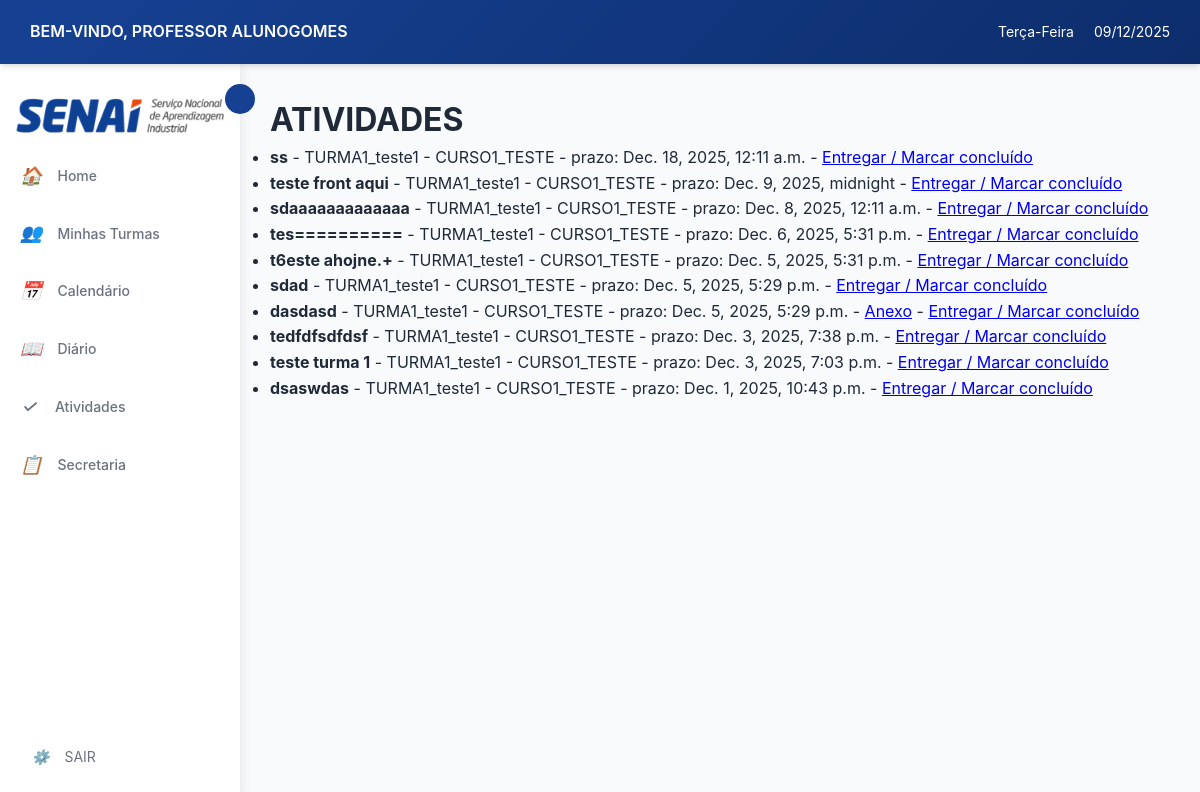
/atividades/aluno/atividades/ (signed in), run on an earlier commit of the app's database.
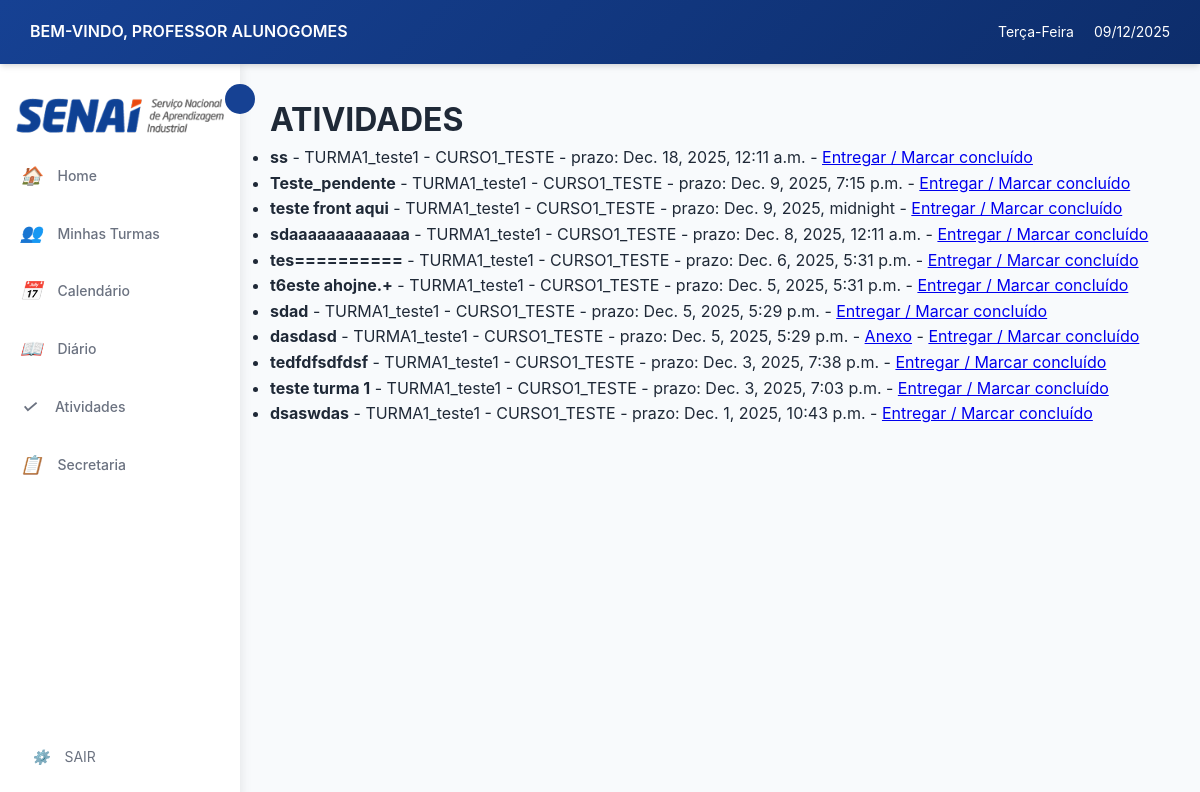
And on a later commit of the database.
### login/models.py (models this page shows, shortened)
class Usuario(AbstractUser):
    TIPO_USUARIO = [
        ('aluno', 'Aluno'),
        ('professor', 'Professor'),
        ('secretaria', 'Secretaria'),
    ]
    usuario_id = models.AutoField(primary_key=True)
    nome = models.CharField('Nome', max_length=100, blank=True, null=True)
    sobrenome = models.CharField('Sobrenome', max_length=100, blank=True, null=True)
    email = models.EmailField('E-mail', unique=True, default=None)
    data_nascimento = models.DateField('Data de Nascimento', blank=True, null=True)
    contato = models.CharField(max_length=20, unique=True, blank=True, null=True)
    cpf = models.CharField(max_length=14, unique=True, blank=True, null=True)
    endereco = models.TextField('Endereço', blank=True, null=True)
    tipo = models.CharField(max_length=10, choices=TIPO_USUARIO)
    USERNAME_FIELD = 'email'
    REQUIRED_FIELDS = ['nome','sobrenome','cpf', 'tipo', 'username']
    class Meta:
        db_table = 'Usuario'

### atividades/models.py (models this page shows)
class Atividade(models.Model):
    TIPO_ARQUIVO = [
        ('pdf', 'PDF'),
        ('doc', 'DOC'),
        ('docx', 'DOCX'),
        ('imagem', 'Imagem'),
        ('outro', 'Outro'),
    ]
    atividade_id = models.AutoField(primary_key=True)
    turma = models.ForeignKey('cursos.Turma', on_delete=models.CASCADE)
    tipo = models.ForeignKey(TipoAtividade, on_delete=models.SET_NULL, null=True, blank=True) # Novo campo
    titulo = models.CharField(max_length=200)
    descricao = models.TextField(blank=True, null=True)
    tipo_material = models.CharField(max_length=10, choices=TIPO_ARQUIVO, blank=True, null=True)
    url_material = models.URLField(blank=True, null=True)
    arquivo = models.FileField(upload_to='atividades_files/', blank=True, null=True)
    data_entrega = models.DateTimeField(blank=True, null=True)
    class Meta:
        db_table = 'Atividades'

### cursos/models.py (models this page shows, shortened)
class Turma(models.Model):
    TIPO_AULA = [
        ('presencial', 'Presencial'),
        ('semi', 'Semi-presencial'),
        ('ead', 'EAD'),
    ]
    turma_id = models.AutoField(primary_key=True)
    nome = models.CharField(max_length=100, null=True, blank=True)
    curso = models.ForeignKey(Curso, on_delete=models.CASCADE)
    professor = models.ForeignKey('login.professor', on_delete=models.SET_NULL,  # Ou models.SET_DEFAULT
        null=True,                  # Permite NULL
        blank=True,
        default=None)
    data_inicio = models.DateField()
    data_fim = models.DateField( null=True, blank=True)
    dias_semana = models.CharField(max_length=50)
    entrada_horas = models.CharField(max_length=100, null=True, blank=True)
    saida_horas = models.CharField(max_length=100, null=True, blank=True)
    tipo = models.CharField(max_length=10, choices=TIPO_AULA)
    status = models.BooleanField(default=True)
    class Meta:
        db_table = 'Turma'
    def __str__(self):
        if self.nome and self.curso:
            return f"{self.nome} - {self.curso.nome}"
        elif self.nome:
            return self.nome
        elif self.curso:
            return f"Turma - {self.curso.nome}"
        else:
            return "Turma sem nome"  # Fallback seguro

class Curso(models.Model):
    nome = models.CharField(max_length=150, unique=True, verbose_name="Nome do Curso", default="Sem Nome")
    descricao = models.TextField(blank=True, verbose_name="Descrição")
    carga_horaria = models.PositiveIntegerField(verbose_name="Carga Horária (h)", default=40)
    ativo = models.BooleanField(default=True, verbose_name="Ativo")
    disciplinas = models.ManyToManyField('Disciplina', through='GradeCurricular', blank=True, related_name='cursos')
    class Meta:
        verbose_name = "curso"
        verbose_name_plural = "cursos"
        ordering = ["nome"]

### atividades/views.py (the view)
# urls.py: path('aluno/atividades/', views.listar_atividades_aluno, name='aluno_listar_atividades'),
@login_required
def listar_atividades_aluno(request):
    if request.user.tipo != 'aluno':
        return HttpResponse("Apenas alunos podem ver esta página.", status=403)
    from cursos.models import Matricula
    try:
        aluno = request.user.aluno
    except:
        return HttpResponse('Aluno não encontrado', status=404)
    turma_ids = Matricula.objects.filter(aluno=aluno).values_list('turma_id', flat=True)
    atividades = Atividade.objects.filter(turma_id__in=turma_ids).order_by('-data_entrega')
    return render(request, 'atividades/aluno_listar_atividades.html', {
        'atividades': atividades,
        'titulo_pagina': 'ATIVIDADES'
    })

### atividades/templates/atividades/aluno_listar_atividades.html (shortened to what this page needs)
{% extends 'professor/base.html' %}
{% block content %}
<h1>{{ titulo_pagina }}</h1>
<ul>
  {% for a in atividades %}
    <li>
      <strong>{{ a.titulo }}</strong> - {{ a.turma }} - prazo: {{ a.data_entrega }}
      {% if a.arquivo %} - <a href="{{ a.arquivo.url }}">Anexo</a>{% endif %}
      - <a href="{% url 'atividades:entregar_atividade' a.atividade_id %}">Entregar / Marcar concluído</a>
    </li>
  {% empty %}
    <li>Nenhuma atividade disponível.</li>
  {% endfor %}
</ul>
{% endblock %}

### professor/templates/professor/base.html (shortened to what this page needs)
{% load static %}
<!DOCTYPE html>
<html lang="pt-br">
<head>
    <link rel="stylesheet" href="{% static 'professor/css/style.css' %}">
</head>
<body>
    <header class="header">
        <div class="header-left">
            <span class="welcome-text">BEM-VINDO, PROFESSOR {{ user.get_full_name|default:user.username|upper }}</span>
        </div>
        <div class="header-right">
            <span class="weekday" id="currentWeekday"></span>
            <span class="date" id="currentDate"></span>
        </div>
    </header>
    <main class="main-container">
        <aside class="sidebar" id="sidebar">
            <img src="{% static 'professor/img/senai_logo.png' %}" alt="SENAI" id="senai-logo-sidebar">
            <button class="sidebar-toggle" id="sidebarToggle"></button>
            <ul class="sidebar-menu">
                <li>
                    <a href="{% url 'professor:home' %}">
                        <i>🏠</i>
                        <span>Home</span>
                    </a>
                </li>
                <li>
                    <a href="{% url 'professor:listar_cursos' %}">
                        <i>👥</i>
                        <span>Minhas Turmas</span>
                    </a>
                </li>
                <li>
                    <a href="{% url 'professor:calendario' %}">
                        <i>📅</i>
                        <span>Calendário</span>
                    </a>
                </li>
                <li>
                    <a href="{% url 'diario:lista_turmas_diario' %}">
                        <i>📖</i>
                        <span>Diário</span>
                    </a>
                </li>
                <li>
                    <a href="{% url 'atividades:home' %}">
                        <i>✓</i>
                        <span>Atividades</span>
                    </a>
                </li>
                <li>
                    <a href="{% url 'solicitacao:solicitacaoList' %}">
                        <i>📋</i>
                        <span>Secretaria</span>
                    </a>
                </li>
            </ul>
            <div class="sidebar-footer">
                <a href="{% url 'logout' %}">
                    <i>⚙️</i>
                    <span>SAIR</span>
                </a>
            </div>
        </aside>
        <div class="content-area">
            {% block content %}
            {% endblock %}
        </div>
    </main>
</body>
</html>

### professor/static/professor/css/style.css (style rules this page uses)
:root { --azul-principal: #164193; --azul-escuro: #0d2d6b; --azul-claro: #3D7AFF; --azul-suave: #E8EFFD; --azul: #164193; --laranja: #E7490F; --laranja-claro: #ff6b35; --cinza-escuro: #1F2937; --cinza-medio: #6B7280; --cinza-claro: #9CA3AF; --cinza-borda: #E5E7EB; --bg-claro: #F8FAFC; --branco: #FFFFFF; --verde: #27ae60; --vermelho: #e74c3c; --amarelo: #f39c12; --sombra: 0 4px 6px -1px rgba(0, 0, 0, 0.1), 0 2px 4px -1px rgba(0, 0, 0, 0.06); --sombra-hover: 0 20px 25px -5px rgba(0, 0, 0, 0.1), 0 10px 10px -5px rgba(0, 0, 0, 0.04); }
* { margin: 0; padding: 0; box-sizing: border-box; }
body { font-family: 'Inter', 'Segoe UI', sans-serif; background-color: var(--bg-claro); color: var(--cinza-escuro); line-height: 1.6; display: flex; flex-direction: column; min-height: 100vh; }
.header { display: flex; justify-content: space-between; align-items: center; background: linear-gradient(135deg, var(--azul-principal) 0%, var(--azul-escuro) 100%); color: var(--branco); padding: 12px 30px; box-shadow: var(--sombra); position: sticky; top: 0; z-index: 100; }
.header-left { display: flex; align-items: center; gap: 0px; }
.welcome-text { font-weight: 600; font-size: 16px; }
.header-right { display: flex; align-items: center; gap: 20px; }
.weekday, .date { font-size: 14px; }
.main-container { display: flex; flex: 1; overflow: hidden; }
.sidebar { width: 240px; background-color: var(--branco); box-shadow: 2px 0 10px rgba(0, 0, 0, 0.08); display: flex; flex-direction: column; padding: 20px 0; position: relative; transition: width 0.3s ease; z-index: 90; }
.sidebar-toggle { position: absolute; right: -15px; top: 20px; background-color: var(--azul-principal); border: none; color: var(--branco); width: 30px; height: 30px; border-radius: 50%; cursor: pointer; display: flex; align-items: center; justify-content: center; font-size: 14px; transition: all 0.3s ease; z-index: 101; }
.sidebar-menu { list-style: none; padding: 0; margin-top: 0px; }
.sidebar-menu li { margin: 5px 0; }
.sidebar-menu a { display: flex; align-items: center; gap: 15px; padding: 12px 20px; color: var(--cinza-medio); text-decoration: none; transition: all 0.3s ease; font-size: 14px; font-weight: 500; }
.sidebar-menu a i { font-size: 18px; min-width: 20px; text-align: center; }
.sidebar-footer { margin-top: auto; padding: 0 20px; }
.sidebar-footer a { display: flex; align-items: center; gap: 15px; padding: 12px; color: var(--cinza-medio); text-decoration: none; transition: all 0.3s ease; font-size: 14px; border-radius: 8px; }
.content-area { flex: 1; padding: 30px; overflow-y: auto; background-color: var(--bg-claro); }

What changed in the data, as far as the page shows it:
added Atividade: titulo "Teste_pendente", turma "TURMA1_teste1 - CURSO1_TESTE", data_entrega "Dec. 9, 2025, 7:15 p.m."
